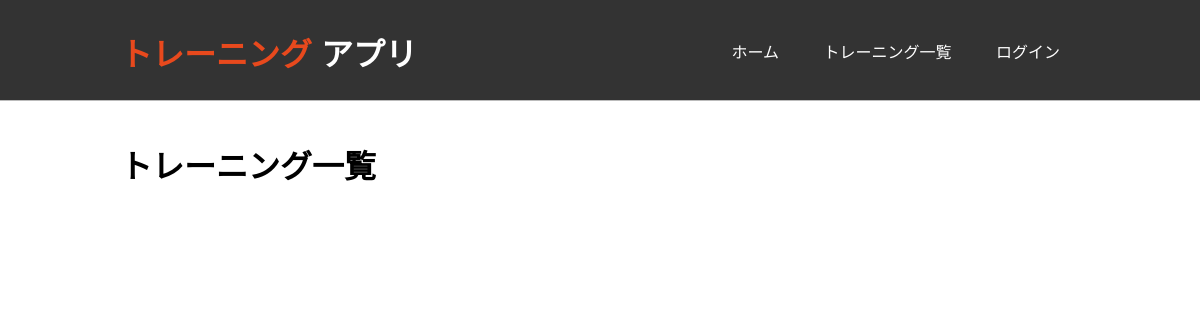
Page /trainings on the earlier database version.
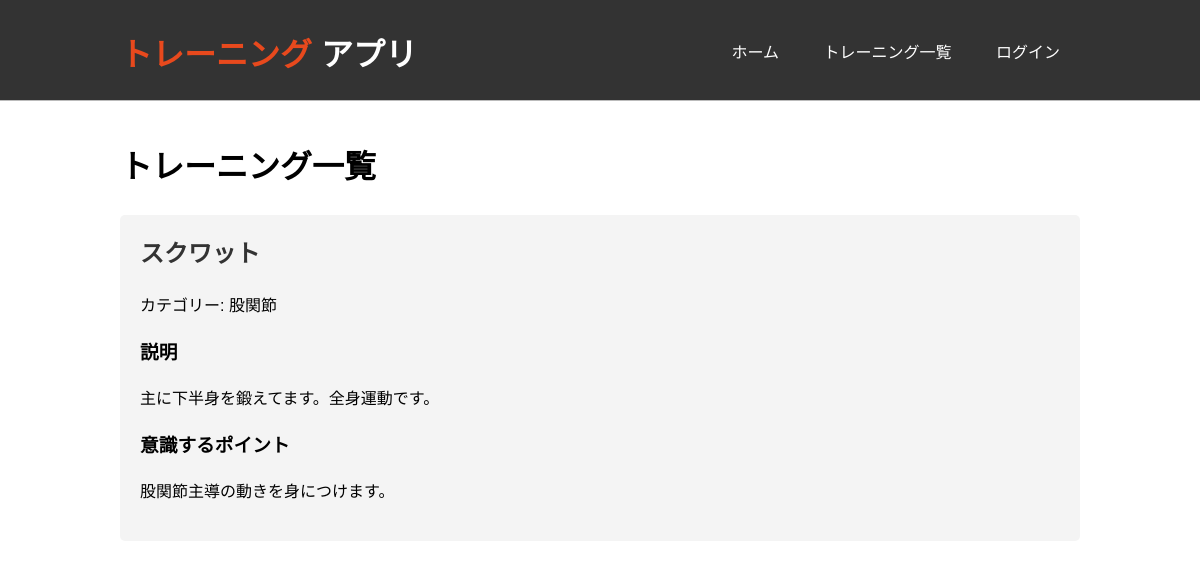
Same page on the later database version.
### app/models.py (models this page shows)
class Training(db.Model):
    id = db.Column(db.Integer, primary_key=True)
    name = db.Column(db.String(100), nullable=False)
    category = db.Column(db.String(50), nullable=False)
    description = db.Column(db.Text)
    points = db.Column(db.Text)
    video_url = db.Column(db.String(200))

### app/routes.py (the view)
@bp.route('/trainings')
def trainings():
    trainings = Training.query.all()
    user_trainings = {}
    if current_user.is_authenticated:
        user_trainings = {ut.training_id: ut.status for ut in UserTraining.query.filter_by(user_id=current_user.id).all()}
    return render_template('trainings.html', trainings=trainings, user_trainings=user_trainings)

### app/templates/trainings.html (shortened to what this page needs)
{% extends "base.html" %}
{% block content %}
<h1>トレーニング一覧</h1>
{% for training in trainings %}
    <div class="training">
        <h2>{{ training.name }}</h2>
        <p>カテゴリー: {{ training.category }}</p>
        <h3>説明</h3>
        <p>{{ training.description }}</p>
        <h3>意識するポイント</h3>
        <p>{{ training.points }}</p>
    </div>
{% endfor %}
{% endblock %}

Differences in the rows shown:
added Training: name "スクワット", category "股関節", description "主に下半身を鍛えてます。全身運動です。", points "股関節主導の動きを身につけます。"
